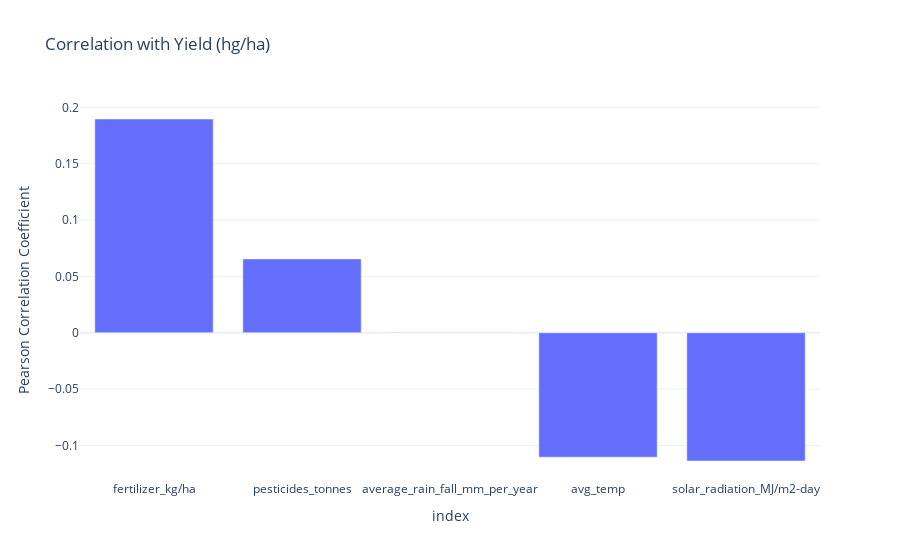

Notebook source saved alongside this figure:
### Markdown cell above
### 5.1. Top Predictors (by Correlation)

A simple bar chart of the correlation coefficients with yield can be very effective.

### Code cell
if not df.empty:
    # Get correlations with yield
    yield_corr = corr_matrix['hg/ha_yield'].drop('hg/ha_yield').sort_values(ascending=False)
    
    fig = px.bar(yield_corr, x=yield_corr.index, y=yield_corr.values,
                 title='Correlation with Yield (hg/ha)',
                 labels={'x': 'Feature', 'y': 'Pearson Correlation Coefficient'})
    fig.show()

### Figure 1 — Plotly figure (JSON) as saved in the notebook; plotly's stock layout.template omitted (floating-point values rounded to 4 significant figures)
{"data": [{"hovertemplate": "index=%{x}<br>Pearson Correlation Coefficient=%{y}<extra></extra>", "legendgroup": "", "marker": {"color": "#636efa", "pattern": {"shape": ""}}, "name": "", "orientation": "v", "showlegend": false, "textposition": "auto", "type": "bar", "x": ["fertilizer_kg/ha", "pesticides_tonnes", "average_rain_fall_mm_per_year", "avg_temp", "solar_radiation_MJ/m2-day"], "xaxis": "x", "y": [0.1896, 0.06552, -0.0003069, -0.1104, -0.1138], "yaxis": "y"}], "layout": {"barmode": "relative", "legend": {"tracegroupgap": 0}, "title": {"text": "Correlation with Yield (hg/ha)"}, "xaxis": {"anchor": "y", "domain": [0, 1], "title": {"text": "index"}}, "yaxis": {"anchor": "x", "domain": [0, 1], "title": {"text": "Pearson Correlation Coefficient"}}}}
